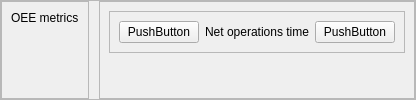
                      <widget class="QFrame" name="frame_135">
                       <property name="frameShape">
                        <enum>QFrame::StyledPanel</enum>
                       </property>
                       <property name="frameShadow">
                        <enum>QFrame::Raised</enum>
                       </property>
                       <layout class="QHBoxLayout" name="horizontalLayout_85">
                        <property name="spacing">
                         <number>10</number>
                        </property>
                        <property name="leftMargin">
                         <number>0</number>
                        </property>
                        <property name="topMargin">
                         <number>0</number>
                        </property>
                        <property name="rightMargin">
                         <number>0</number>
                        </property>
                        <property name="bottomMargin">
                         <number>0</number>
                        </property>
                        <item>
                         <widget class="QFrame" name="frame_139">
                          <property name="sizePolicy">
                           <sizepolicy hsizetype="Minimum" vsizetype="Minimum">
                            <horstretch>0</horstretch>
                            <verstretch>0</verstretch>
                           </sizepolicy>
                          </property>
                          <property name="frameShape">
                           <enum>QFrame::StyledPanel</enum>
                          </property>
                          <property name="frameShadow">
                           <enum>QFrame::Raised</enum>
                          </property>
                          <layout class="QVBoxLayout" name="verticalLayout_69">
                           <property name="spacing">
                            <number>3</number>
                           </property>
                           <property name="topMargin">
                            <number>9</number>
                           </property>
                           <property name="bottomMargin">
                            <number>9</number>
                           </property>
                           <item>
                            <widget class="QLabel" name="label_90">
                             <property name="sizePolicy">
                              <sizepolicy hsizetype="Preferred" vsizetype="Maximum">
                               <horstretch>0</horstretch>
                               <verstretch>0</verstretch>
                              </sizepolicy>
                             </property>
                             <property name="text">
                              <string>OEE metrics</string>
                             </property>
                            </widget>
                           </item>
                           <item>
                            <widget class="QWidget" name="OEE_metrics_legend" native="true">
                             <property name="minimumSize">
                              <size>
                               <width>0</width>
                               <height>20</height>
                              </size>
                             </property>
                            </widget>
                           </item>
                           <item>
                            <widget class="QWidget" name="OEE_metrics_chart" native="true">
                             <property name="sizePolicy">
                              <sizepolicy hsizetype="MinimumExpanding" vsizetype="MinimumExpanding">
                               <horstretch>0</horstretch>
                               <verstretch>0</verstretch>
                              </sizepolicy>
                             </property>
                            </widget>
                           </item>
                          </layout>
                         </widget>
                        </item>
                        <item>
                         <widget class="QFrame" name="frame_140">
                          <property name="sizePolicy">
                           <sizepolicy hsizetype="MinimumExpanding" vsizetype="MinimumExpanding">
                            <horstretch>0</horstretch>
                            <verstretch>0</verstretch>
                           </sizepolicy>
                          </property>
                          <property name="maximumSize">
                           <size>
                            <width>500</width>
                            <height>16777215</height>
                           </size>
                          </property>
                          <property name="frameShape">
                           <enum>QFrame::StyledPanel</enum>
                          </property>
                          <property name="frameShadow">
                           <enum>QFrame::Raised</enum>
                          </property>
                          <layout class="QVBoxLayout" name="verticalLayout_80">
                           <property name="spacing">
                            <number>3</number>
                           </property>
                           <item>
                            <widget class="QFrame" name="frame_141">
                             <property name="sizePolicy">
                              <sizepolicy hsizetype="Preferred" vsizetype="Maximum">
                               <horstretch>0</horstretch>
                               <verstretch>0</verstretch>
                              </sizepolicy>
                             </property>
                             <property name="frameShape">
                              <enum>QFrame::StyledPanel</enum>
                             </property>
                             <property name="frameShadow">
                              <enum>QFrame::Raised</enum>
                             </property>
                             <layout class="QHBoxLayout" name="horizontalLayout_86">
                              <item>
                               <widget class="QPushButton" name="pushButton">
                                <property name="text">
                                 <string>PushButton</string>
                                </property>
                               </widget>
                              </item>
                              <item>
                               <widget class="QLabel" name="label_65">
                                <property name="sizePolicy">
                                 <sizepolicy hsizetype="Preferred" vsizetype="Maximum">
                                  <horstretch>0</horstretch>
                                  <verstretch>0</verstretch>
                                 </sizepolicy>
                                </property>
                                <property name="text">
                                 <string>Net operations time</string>
                                </property>
                                <property name="alignment">
                                 <set>Qt::AlignCenter</set>
                                </property>
                               </widget>
                              </item>
                              <item>
                               <widget class="QPushButton" name="pushButton_2">
                                <property name="text">
                                 <string>PushButton</string>
                                </property>
                               </widget>
                              </item>
                             </layout>
                            </widget>
                           </item>
                           <item>
                            <widget class="QWidget" name="OEE_maintenance_chart" native="true"/>
                           </item>
                          </layout>
                         </widget>
                        </item>
                       </layout>
                      </widget>
